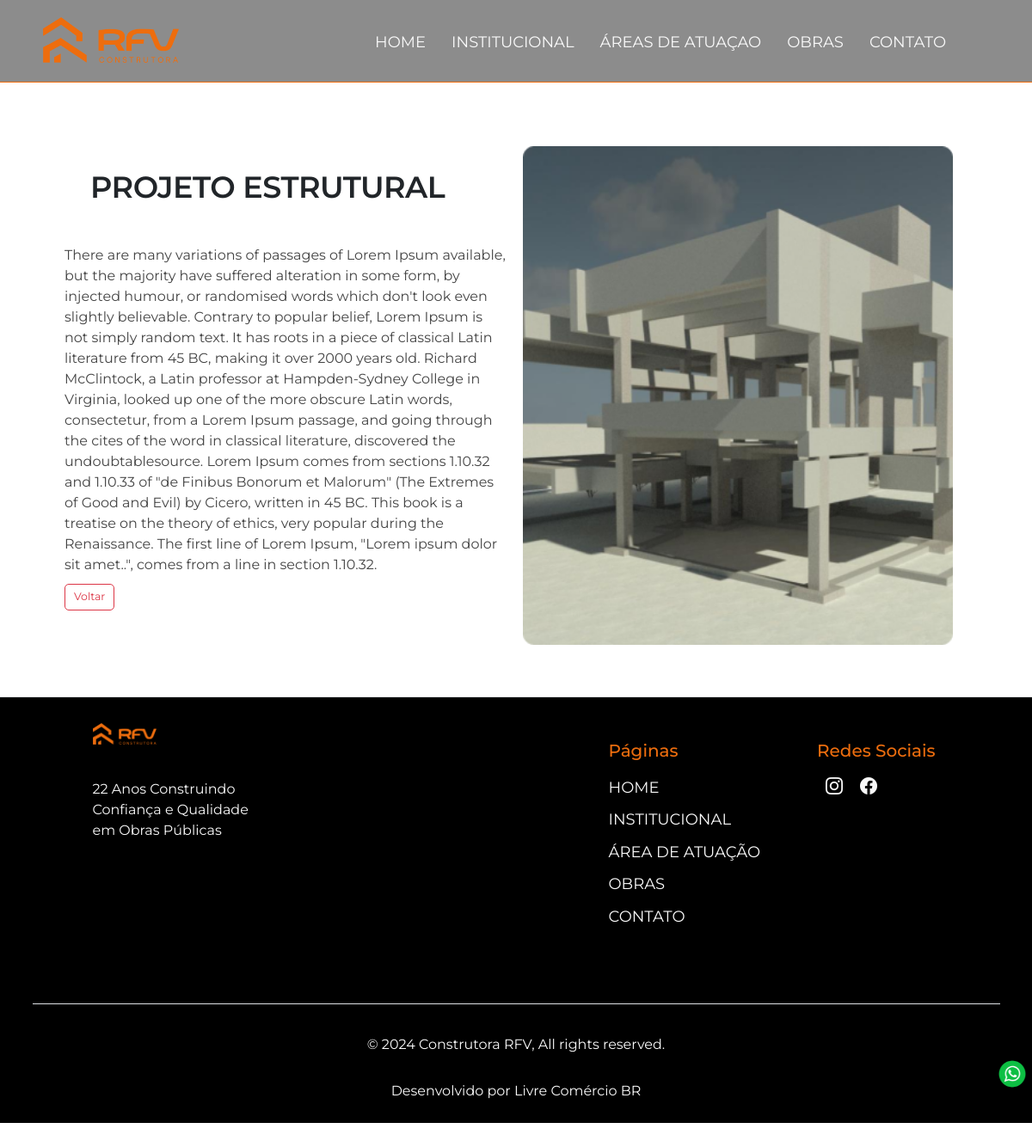
Screenshot of /area_atuacao/1/ with the database file from the repository.
### consultora_app/models.py (models this page shows, shortened)
class AreaAtuacao(models.Model):
    titulo = models.CharField(max_length=150)
    descricao = models.TextField()
    imagem = models.ImageField(upload_to="area_atuacao", blank=True, null=True)

### consultora_app/views.py (the view)
# urls.py: path('area_atuacao/<int:id>/', area_atuacao, name='area_atuacao'),
def area_atuacao(request, id):
    areas = AreaAtuacao.objects.filter(id=id)
    return render(request, 'area_atuacao.html', {"areas": areas})

### consultora_app/templates/area_atuacao.html (shortened to what this page needs)
{% extends 'base.html' %}
{% load static %}
{% block body %}
<main>
    <div class="container container-pagina-atuacao">
        <div class="row featurette">
            {% for area in areas %}
            <div class="col-md-6 col-img-txt-atuacao">
                <h2 class="featurette-heading lh-1 titulo-pagina-atuacao">{{area.titulo}}</h2>
                <p>{{area.descricao}}</p>
                <a href="{% url 'areas_atuacao' %}" class="btn btn-outline-danger btn-lg px-3">Voltar</a>
            </div>
            <div class="col-md-6 col-img-txt-atuacao">
                <img src="{{area.imagem.url}}" alt="construcao_civil" width="500px" height="500px" class="img-fluid"
                    loading="lazy">
            </div>
            {% endfor %}
        </div>
</main>
{% endblock body %}

### templates/static/css/styles.css (style rules this page uses)
html, body { font-size: 62.5%; font-family: 'Montserrat', 'sans-serif'; width: 100%; overflow-x: hidden; }
* { margin: 0; padding: 0; box-sizing: border-box; }
.row { margin: 0; }
p, li { color: #444; font-size: 1.6rem; }
.container-pagina-atuacao { padding-top: 12rem; }
.featurette-heading { letter-spacing: -.05rem; }
@media (min-width: 30em) { .featurette { margin: 3rem; } }
@media (min-width: 40em) { .featurette { margin: 3rem; } }
@media (min-width: 40em) { .featurette-heading { font-size: 50px; } }
@media (min-width: 62em) { .featurette-heading { margin: 3rem; } }
@media (min-width: 75em) { .featurette { margin: 3rem; } }
@media (min-width: 36rem) { .titulo-pagina-atuacao { font-size: 2.2rem; font-weight: 600; padding-bottom: 2rem; } }
@media (min-width: 36rem) { .col-img-txt-atuacao { padding-bottom: 3rem; } }
@media (min-width: 48rem) { .container-pagina-atuacao { padding-top: 14rem; } }
@media (min-width: 48rem) { .titulo-pagina-atuacao { font-size: 2.5rem; font-weight: 600; padding-bottom: 2rem; } }
@media (min-width: 62rem) { .titulo-pagina-atuacao { font-size: 3rem; font-weight: 600; padding-bottom: 2rem; } }
@media (min-width: 75rem) { .titulo-pagina-atuacao { font-size: 3.5rem; font-weight: 600; padding-bottom: 2rem; } }

### rows the page displays
AreaAtuacao: titulo "PROJETO ESTRUTURAL", descricao "There are many variations of passages of Lorem Ipsum available, but the majority have suffered alteration in some form, by injected humour, or randomised words which don't look even slightly believable. Contrary to popular belief, Lorem Ipsum is not simply random text. It has roots in a piece of classical Latin literature from 45 BC, making it over 2000 years old. Richard McClintock, a Latin professor at Hampden-Sydney College in Virginia, looked up one of the more obscure Latin words, consectetur, from a Lorem Ipsum passage, and going through the cites of the word in classical literature, discovered the undoubtablesource. Lorem Ipsum comes from sections 1.10.32 and 1.10.33 of \"de Finibus…", imagem (picture)
